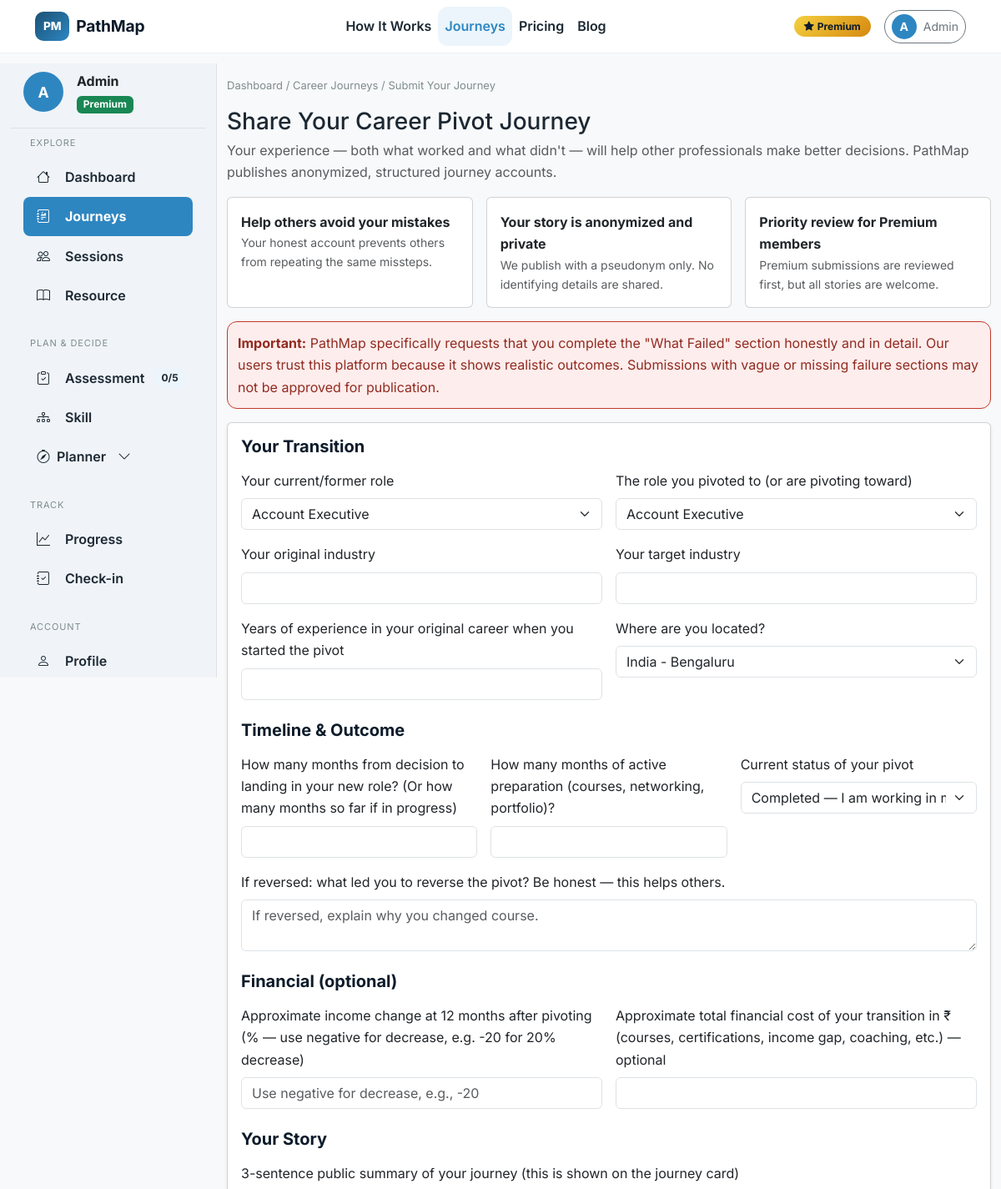
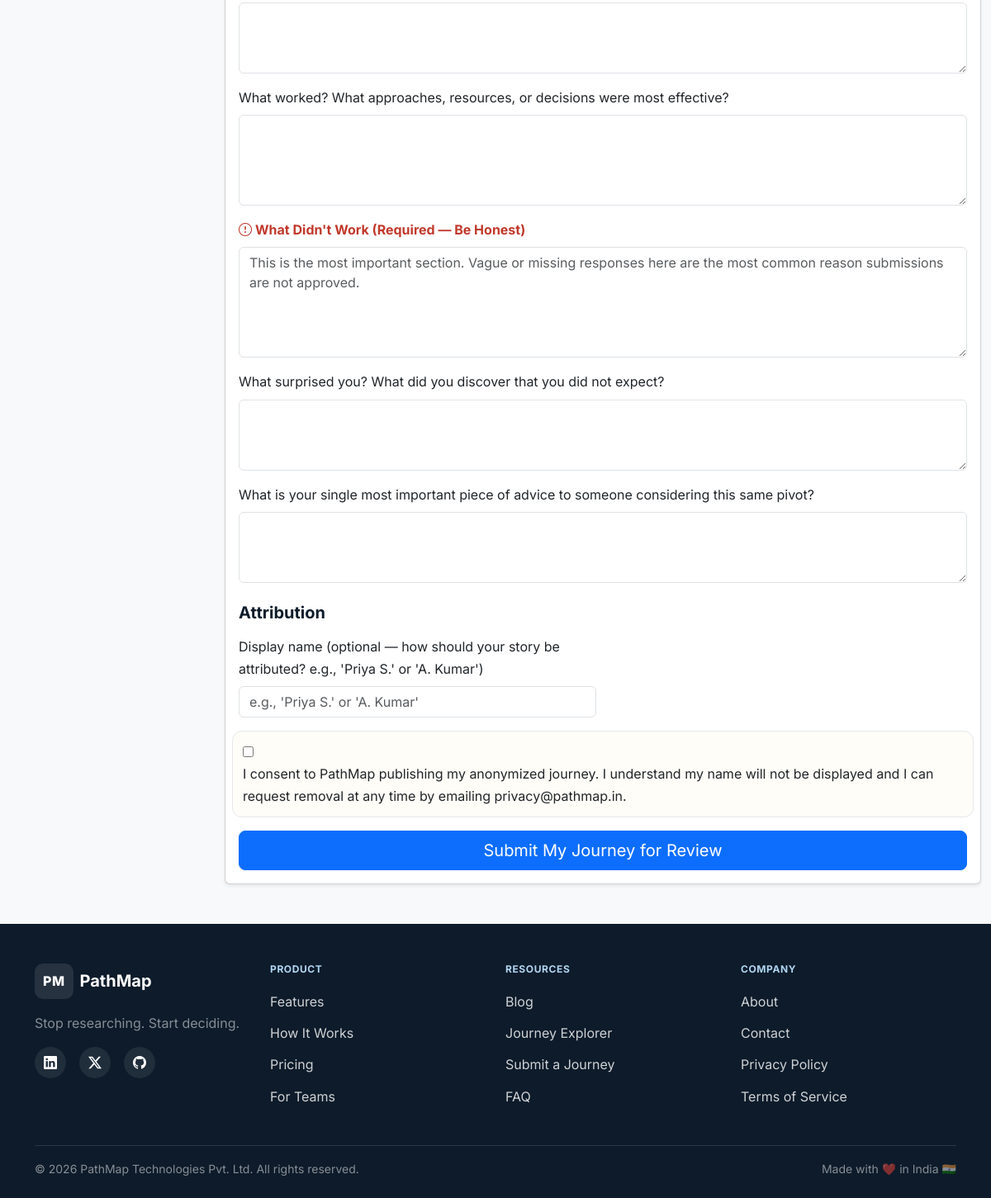
Page /journeys/submit (signed in) on the committed database (2 pictures, top to bottom).
### app/models/user.py (models this page shows, shortened)
class User(db.Model, UserMixin):
    __tablename__ = 'users'
    id = db.Column(db.Integer, primary_key=True)
    email = db.Column(db.String(255), unique=True, nullable=False, index=True)
    password_hash = db.Column(db.String(255), nullable=False)
    first_name = db.Column(db.String(100), nullable=True)
    created_at = db.Column(db.DateTime, default=datetime.utcnow, nullable=False)
    last_login = db.Column(db.DateTime, nullable=True)
    last_active = db.Column(db.DateTime, nullable=True)
    total_logins = db.Column(db.Integer, default=0, nullable=False)
    is_verified = db.Column(db.Boolean, default=False, nullable=False)
    is_premium = db.Column(db.Boolean, default=False, nullable=False)
    subscription_tier = db.Column(db.String(50), default='free', nullable=False)
    subscription_expires = db.Column(db.DateTime, nullable=True)
    razorpay_customer_id = db.Column(db.String(100), nullable=True)
    razorpay_subscription_id = db.Column(db.String(100), nullable=True)
    subscription_cancel_requested = db.Column(db.Boolean, default=False, nullable=False)
    onboarding_complete = db.Column(db.Boolean, default=False, nullable=False)
    current_role_id = db.Column(db.Integer, nullable=True)
    years_experience = db.Column(db.Integer, nullable=True)
    pivot_motivation = db.Column(db.String(300), nullable=True)
    profile_photo_url = db.Column(db.String(500), nullable=True)
    notification_preferences = db.Column(db.JSON, default=dict)
    is_admin = db.Column(db.Boolean, default=False, nullable=False)
    is_journey_provider = db.Column(db.Boolean, default=False, nullable=False)
    is_active = db.Column(db.Boolean, default=True, nullable=False)
    gdpr_deletion_requested = db.Column(db.Boolean, default=False, nullable=False)
    gdpr_deletion_requested_at = db.Column(db.DateTime, nullable=True)
    @property
    def display_name(self):
        if self.first_name:
            return self.first_name
        return self.email.split('@')[0].capitalize()

### app/routes/journeys.py (the view)
@journeys_bp.route('/submit', methods=['GET'], endpoint='submit_journey_form')
@login_required
def submit_journey_form():
    all_roles = Role.query.filter_by(is_active=True).order_by(Role.title).all()
    form = JourneySubmissionForm()
    form.origin_role_id.choices = [(r.id, r.title) for r in all_roles]
    form.target_role_id.choices = [(r.id, r.title) for r in all_roles]
    pending = Journey.query.filter_by(submitter_user_id=current_user.id, is_published=False).first()
    has_pending = pending is not None
    return render_template(
        'journeys/submit.html',
        form=form,
        all_roles=all_roles,
        has_pending=has_pending
    )

### app/templates/journeys/submit.html (shortened to what this page needs)
{% extends 'dashboard_base.html' %}
{% block breadcrumb %}Dashboard / Career Journeys / Submit Your Journey{% endblock %}
{% block dashboard_content %}
<div class="mb-3">
  <h1 class="h3 mb-1">Share Your Career Pivot Journey</h1>
  <p class="text-muted mb-0">Your experience — both what worked and what didn't — will help other professionals make better decisions. PathMap publishes anonymized, structured journey accounts.</p>
</div>
<div class="row g-3 mb-3">
  <div class="col-md-4"><div class="card p-3 h-100"><strong>Help others avoid your mistakes</strong><div class="text-muted small">Your honest account prevents others from repeating the same missteps.</div></div></div>
  <div class="col-md-4"><div class="card p-3 h-100"><strong>Your story is anonymized and private</strong><div class="text-muted small">We publish with a pseudonym only. No identifying details are shared.</div></div></div>
  <div class="col-md-4"><div class="card p-3 h-100"><strong>Priority review for Premium members</strong><div class="text-muted small">Premium submissions are reviewed first, but all stories are welcome.</div></div></div>
</div>
<div class="submission-bias-notice mb-3">
  <strong>Important:</strong> PathMap specifically requests that you complete the "What Failed" section honestly and in detail. Our users trust this platform because it shows realistic outcomes. Submissions with vague or missing failure sections may not be approved for publication.
</div>
<form method="POST" action="{{ url_for('journeys.submit_journey_save') }}" class="card shadow-sm">
  <div class="card-body">
    <h5 class="mb-3">Your Transition</h5>
    <div class="row g-3">
      <div class="col-md-6">{{ form.origin_role_id.label(class_='form-label') }}{{ form.origin_role_id(class_='form-select') }}</div>
      <div class="col-md-6">{{ form.target_role_id.label(class_='form-label') }}{{ form.target_role_id(class_='form-select') }}</div>
      <div class="col-md-6">{{ form.origin_industry.label(class_='form-label') }}{{ form.origin_industry(class_='form-control') }}</div>
      <div class="col-md-6">{{ form.target_industry.label(class_='form-label') }}{{ form.target_industry(class_='form-control') }}</div>
      <div class="col-md-6">{{ form.experience_at_pivot.label(class_='form-label') }}{{ form.experience_at_pivot(class_='form-control') }}</div>
      <div class="col-md-6">{{ form.geographic_region.label(class_='form-label') }}{{ form.geographic_region(class_='form-select') }}</div>
    </div>
    <h5 class="mt-4 mb-3">Timeline & Outcome</h5>
    <div class="row g-3">
      <div class="col-md-4">{{ form.timeline_months.label(class_='form-label') }}{{ form.timeline_months(class_='form-control') }}</div>
      <div class="col-md-4">{{ form.preparation_months.label(class_='form-label') }}{{ form.preparation_months(class_='form-control') }}</div>
      <div class="col-md-4">{{ form.outcome_status.label(class_='form-label') }}{{ form.outcome_status(class_='form-select') }}</div>
      <div class="col-12">{{ form.reversal_reason.label(class_='form-label') }}{{ form.reversal_reason(class_='form-control', placeholder='If reversed, explain why you changed course.') }}</div>
    </div>
    <h5 class="mt-4 mb-3">Financial (optional)</h5>
    <div class="row g-3">
      <div class="col-md-6">{{ form.income_change_pct.label(class_='form-label') }}{{ form.income_change_pct(class_='form-control', placeholder='Use negative for decrease, e.g., -20') }}</div>
      <div class="col-md-6">{{ form.total_cost_inr.label(class_='form-label') }}{{ form.total_cost_inr(class_='form-control') }}</div>
    </div>
    <h5 class="mt-4 mb-3">Your Story</h5>
    <div class="mb-3">{{ form.summary.label(class_='form-label') }}{{ form.summary(class_='form-control', rows='3') }}</div>
    <div class="mb-3">{{ form.what_worked.label(class_='form-label') }}{{ form.what_worked(class_='form-control', rows='4') }}</div>
    <div class="mb-3">
      <label class="form-label what-failed-label"><i class="bi bi-exclamation-circle me-1"></i>What Didn't Work (Required — Be Honest)</label>
      {{ form.what_failed(class_='form-control', rows='5', placeholder='This is the most important section. Vague or missing responses here are the most common reason submissions are not approved.') }}
    </div>
    <div class="mb-3">{{ form.unexpected_discoveries.label(class_='form-label') }}{{ form.unexpected_discoveries(class_='form-control', rows='3') }}</div>
    <div class="mb-3">{{ form.advice_to_others.label(class_='form-label') }}{{ form.advice_to_others(class_='form-control', rows='3') }}</div>
    <h5 class="mt-4 mb-3">Attribution</h5>
    <div class="row g-3">
      <div class="col-md-6">{{ form.pseudonym.label(class_='form-label') }}{{ form.pseudonym(class_='form-control', placeholder="e.g., 'Priya S.' or 'A. Kumar'") }}</div>
      <div class="col-12 consent-checkbox-wrapper">{{ form.submitter_consented() }} {{ form.submitter_consented.label }}</div>
    </div>
    <div class="d-grid mt-3">
      <button type="submit" class="btn btn-primary btn-lg">Submit My Journey for Review</button>
    </div>
  </div>
</form>
{% endblock %}

### app/templates/dashboard_base.html (shortened to what this page needs)
{% extends 'base.html' %}
{% macro sidebar_content(assessment_progress, streak_count) %}
  {% set completed = 0 %}
  {% if assessment_progress %}
    {% set completed = assessment_progress.get('completed_count', assessment_progress.get('completed', assessment_progress.get('count', 0))) %}
  {% elif current_assessment_progress is defined %}
    {% set completed = current_assessment_progress %}
  {% endif %}
  {% set assessment_badge = '✓' if completed == 5 else completed|string ~ '/5' %}
  {% set endpoint = request.endpoint or '' %}
  {% set planner_active = endpoint.startswith('planner.') %}
  {% set progress_active = endpoint.startswith('progress.') %}
  {% set assessment_active = endpoint.startswith('assessment.') %}
  {% set analysis_active = endpoint.startswith('analysis.') %}
  {% set sessions_active = endpoint.startswith('sessions.') %}
  {% set journeys_active = endpoint.startswith('journeys.') %}
  {% set resources_active = endpoint.startswith('resources.') %}
  {% set profile_active = endpoint.startswith('profile.') %}
  {% set dashboard_active = endpoint == 'dashboard.main_dashboard' %}
  {% set streak_val = current_streak if current_streak is defined else streak_count %}
  <div class="d-flex align-items-center gap-3 px-3 pt-2 pb-3 sidebar-user-block">
    <div class="avatar-circle" style="width:48px;height:48px;font-size:1.1rem;">
      {{ (current_user.first_name or current_user.display_name)[0]|upper }}
    </div>
    <div>
      <div class="fw-bold text-dark">{{ current_user.first_name or current_user.display_name }}</div>
      <span class="badge {{ 'bg-success' if current_user.is_premium else 'bg-secondary' }}">{{ 'Premium' if current_user.is_premium else 'Free' }}</span>
    </div>
  </div>
  <div class="px-2">
    <div class="nav-section-label">Explore</div>
    <a class="nav-link sidebar-link {{ 'active' if dashboard_active else '' }}" href="{{ url_for('dashboard.main_dashboard') }}">
      <i class="bi bi-house me-2"></i> Dashboard
    </a>
    <a class="nav-link sidebar-link {{ 'active' if journeys_active else '' }}" href="{{ url_for('journeys.explorer') }}">
      <i class="bi bi-journal-richtext me-2"></i> Journeys
    </a>
    <a class="nav-link sidebar-link {{ 'active' if sessions_active else '' }}" href="{{ url_for('sessions.marketplace') }}">
      <i class="bi bi-people me-2"></i> Sessions
    </a>
    <a class="nav-link sidebar-link {{ 'active' if resources_active else '' }}" href="{{ url_for('resources.library') }}">
      <i class="bi bi-book me-2"></i> Resource
    </a>
  </div>
  <div class="px-2 mt-3">
    <div class="nav-section-label">Plan & Decide</div>
    <a class="nav-link sidebar-link {{ 'active' if assessment_active else '' }}" href="{{ url_for('assessment.assessment_hub') }}">
      <i class="bi bi-clipboard-check me-2"></i>
      Assessment
      <span class="sidebar-badge ms-auto">{{ assessment_badge }}</span>
    </a>
    <a class="nav-link sidebar-link {{ 'active' if analysis_active else '' }}" href="{{ url_for('analysis.analysis_hub') }}">
      <i class="bi bi-diagram-3 me-2"></i> Skill
    </a>
    <button class="nav-link sidebar-link nav-link-parent {{ 'active' if planner_active else '' }}" type="button" data-submenu-toggle="submenu-planner" aria-expanded="{{ 'true' if planner_active else 'false' }}" aria-controls="submenu-planner">
      <span class="d-flex align-items-center gap-2">
        <i class="bi bi-compass"></i> Planner
      </span>
      <i class="bi bi-chevron-down ms-1 submenu-caret"></i>
    </button>
  </div>
  <div class="px-2 mt-3">
    <div class="nav-section-label">Track</div>
    <a class="nav-link sidebar-link {{ 'active' if progress_active else '' }}" href="{{ url_for('progress.progress_dashboard') }}">
      <i class="bi bi-graph-up me-2"></i> Progress
    </a>
    <a class="nav-link sidebar-link {{ 'active' if endpoint == 'progress.checkin_form' else '' }}" href="{{ url_for('progress.checkin_form') }}">
      <i class="bi bi-journal-check me-2"></i> Check-in
    </a>
  </div>
  <div class="px-2 mt-3">
    <div class="nav-section-label">Account</div>
    <a class="nav-link sidebar-link {{ 'active' if profile_active and endpoint == 'profile.profile_page' else '' }}" href="{{ url_for('profile.profile_page') }}">
      <i class="bi bi-person me-2"></i> Profile
    </a>
  </div>
{% endmacro %}
{% block content %}
<div class="container-fluid">
  <div class="row dashboard-layout">
    <div class="col-lg-3 col-xl-2 d-none d-lg-flex flex-column sidebar-nav">
      {{ sidebar_content(assessment_progress if assessment_progress is defined else {}, streak_count if streak_count is defined else 0) }}
    </div>
    <div class="col-lg-9 col-xl-10 dashboard-main">
      <div class="d-flex align-items-center justify-content-between py-3 px-3 px-lg-0 breadcrumb-sticky" data-breadcrumb-bar>
        <div class="d-flex align-items-center gap-2 flex-wrap">
          <div class="breadcrumb-bar">
            {% block breadcrumb %}{% endblock %}
          </div>
        </div>
      </div>
      <div class="px-3 px-lg-0 pb-5">
        {% block dashboard_content %}{% endblock %}
      </div>
    </div>
  </div>
</div>
{% endblock %}

### app/templates/components/navbar.html (shortened to what this page needs)
<nav class="navbar navbar-expand-lg navbar-light navbar-pathmap fixed-top">
  <div class="container-xl">
    <a class="navbar-brand d-flex align-items-center fw-bold" href="{{ url_for('main.index') }}">
      <span class="logo-mark me-2">PM</span>
      <span class="logo-text">PathMap</span>
    </a>
    <div class="collapse navbar-collapse" id="navbarMain">
      <ul class="navbar-nav mx-auto mb-2 mb-lg-0">
        <li class="nav-item">
          <a class="nav-link {% if request.endpoint == 'main.how_it_works' %}active{% endif %}" href="{{ url_for('main.how_it_works') }}">How It Works</a>
        </li>
        <li class="nav-item">
          <a class="nav-link {% if request.endpoint and request.endpoint.startswith('journeys.') %}active{% endif %}" href="{{ url_for('journeys.explorer') }}">Journeys</a>
        </li>
        <li class="nav-item">
          <a class="nav-link {% if request.endpoint == 'main.pricing' %}active{% endif %}" href="{{ url_for('main.pricing') }}">Pricing</a>
        </li>
        <li class="nav-item">
          <a class="nav-link {% if request.endpoint and 'blog' in request.endpoint %}active{% endif %}" href="{{ url_for('main.blog_index') }}">Blog</a>
        </li>
      </ul>
      <div class="d-flex align-items-center gap-3">
        {% if current_user.is_authenticated %}
          {% if current_user.is_premium %}
            <span class="badge premium-pill"><i class="bi bi-star-fill me-1"></i>Premium</span>
          {% endif %}
          <div class="dropdown">
            <button class="btn btn-outline-secondary btn-sm rounded-pill d-flex align-items-center gap-2" type="button" data-bs-toggle="dropdown" aria-expanded="false">
              <span class="avatar-circle">{{ current_user.display_name[0].upper() }}</span>
              {{ current_user.display_name }}
            </button>
          </div>
        {% else %}
          <a class="nav-link login-link" href="{{ url_for('auth.login') }}">Log In</a>
          <a class="btn btn-pathmap-primary px-4" href="{{ url_for('auth.signup') }}">Get Started Free</a>
        {% endif %}
      </div>
    </div>
  </div>
</nav>
<div class="navbar-offset"></div>

### rows in the picture
User: first_name "A", display_name "Admin", first_name "Admin", is_premium "Premium"

### other values in the picture
{{ assessment_badge }} "0/5"
